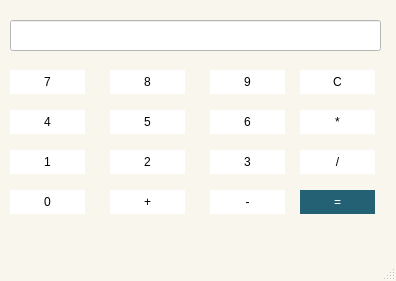
<?xml version="1.0" encoding="UTF-8"?>
<ui version="4.0">
 <class>Calculator</class>
 <widget class="QMainWindow" name="Calculator">
  <property name="geometry">
   <rect>
    <x>0</x>
    <y>0</y>
    <width>396</width>
    <height>281</height>
   </rect>
  </property>
  <property name="windowTitle">
   <string>Calculator</string>
  </property>
  <property name="autoFillBackground">
   <bool>false</bool>
  </property>
  <property name="styleSheet">
   <string notr="true">QMainWindow{
	background-color:#F9F6EE;
}</string>
  </property>
  <widget class="QWidget" name="centralwidget">
   <widget class="QPushButton" name="Button1">
    <property name="geometry">
     <rect>
      <x>10</x>
      <y>150</y>
      <width>75</width>
      <height>24</height>
     </rect>
    </property>
    <property name="styleSheet">
     <string notr="true">QPushButton{
	background-color:white;
	padding:5px;
	border:0;
}</string>
    </property>
    <property name="text">
     <string>1</string>
    </property>
   </widget>
   <widget class="QPushButton" name="Button2">
    <property name="geometry">
     <rect>
      <x>110</x>
      <y>150</y>
      <width>75</width>
      <height>24</height>
     </rect>
    </property>
    <property name="styleSheet">
     <string notr="true">QPushButton{
	background-color:white;
	padding:5px;
	border:0;
}</string>
    </property>
    <property name="text">
     <string>2</string>
    </property>
   </widget>
   <widget class="QPushButton" name="Button3">
    <property name="geometry">
     <rect>
      <x>210</x>
      <y>150</y>
      <width>75</width>
      <height>24</height>
     </rect>
    </property>
    <property name="styleSheet">
     <string notr="true">QPushButton{
	background-color:white;
	padding:5px;
	border:0;
}</string>
    </property>
    <property name="text">
     <string>3</string>
    </property>
   </widget>
   <widget class="QPushButton" name="Button4">
    <property name="geometry">
     <rect>
      <x>10</x>
      <y>110</y>
      <width>75</width>
      <height>24</height>
     </rect>
    </property>
    <property name="styleSheet">
     <string notr="true">QPushButton{
	background-color:white;
	padding:5px;
	border:0;
}</string>
    </property>
    <property name="text">
     <string>4</string>
    </property>
   </widget>
   <widget class="QPushButton" name="Button5">
    <property name="geometry">
     <rect>
      <x>110</x>
      <y>110</y>
      <width>75</width>
      <height>24</height>
     </rect>
    </property>
    <property name="styleSheet">
     <string notr="true">QPushButton{
	background-color:white;
	padding:5px;
	border:0;
}</string>
    </property>
    <property name="text">
     <string>5</string>
    </property>
   </widget>
   <widget class="QPushButton" name="Button6">
    <property name="geometry">
     <rect>
      <x>210</x>
      <y>110</y>
      <width>75</width>
      <height>24</height>
     </rect>
    </property>
    <property name="styleSheet">
     <string notr="true">QPushButton{
	background-color:white;
	padding:5px;
	border:0;
}</string>
    </property>
    <property name="text">
     <string>6</string>
    </property>
   </widget>
   <widget class="QPushButton" name="Button_plus">
    <property name="geometry">
     <rect>
      <x>110</x>
      <y>190</y>
      <width>75</width>
      <height>24</height>
     </rect>
    </property>
    <property name="styleSheet">
     <string notr="true">QPushButton{
	background-color:white;
	padding:5px;
	border:0;
}</string>
    </property>
    <property name="text">
     <string>+</string>
    </property>
   </widget>
   <widget class="QPushButton" name="Button_minus">
    <property name="geometry">
     <rect>
      <x>210</x>
      <y>190</y>
      <width>75</width>
      <height>24</height>
     </rect>
    </property>
    <property name="styleSheet">
     <string notr="true">QPushButton{
	background-color:white;
	padding:5px;
	border:0;
}</string>
    </property>
    <property name="text">
     <string>-</string>
    </property>
   </widget>
   <widget class="QPushButton" name="Button7">
    <property name="geometry">
     <rect>
      <x>10</x>
      <y>70</y>
      <width>75</width>
      <height>24</height>
     </rect>
    </property>
    <property name="styleSheet">
     <string notr="true">QPushButton{
	background-color:white;
	padding:5px;
	border:0;
}</string>
    </property>
    <property name="text">
     <string>7</string>
    </property>
   </widget>
   <widget class="QPushButton" name="Button8">
    <property name="geometry">
     <rect>
      <x>110</x>
      <y>70</y>
      <width>75</width>
      <height>24</height>
     </rect>
    </property>
    <property name="styleSheet">
     <string notr="true">QPushButton{
	background-color:white;
	padding:5px;
	border:0;
}</string>
    </property>
    <property name="text">
     <string>8</string>
    </property>
   </widget>
   <widget class="QPushButton" name="Button9">
    <property name="geometry">
     <rect>
      <x>210</x>
      <y>70</y>
      <width>75</width>
      <height>24</height>
     </rect>
    </property>
    <property name="styleSheet">
     <string notr="true">QPushButton{
	background-color:white;
	padding:5px;
	border:0;
}</string>
    </property>
    <property name="text">
     <string>9</string>
    </property>
   </widget>
   <widget class="QPushButton" name="Button0">
    <property name="geometry">
     <rect>
      <x>10</x>
      <y>190</y>
      <width>75</width>
      <height>24</height>
     </rect>
    </property>
    <property name="styleSheet">
     <string notr="true">QPushButton{
	background-color:white;
	padding:5px;
	border:0;
}</string>
    </property>
    <property name="text">
     <string>0</string>
    </property>
   </widget>
   <widget class="QPushButton" name="Button_multiple">
    <property name="geometry">
     <rect>
      <x>300</x>
      <y>110</y>
      <width>75</width>
      <height>24</height>
     </rect>
    </property>
    <property name="styleSheet">
     <string notr="true">QPushButton{
	background-color:white;
	padding:5px;
	border:0;
}</string>
    </property>
    <property name="text">
     <string>*</string>
    </property>
   </widget>
   <widget class="QPushButton" name="Button_egal">
    <property name="geometry">
     <rect>
      <x>300</x>
      <y>190</y>
      <width>75</width>
      <height>24</height>
     </rect>
    </property>
    <property name="toolTip">
     <string>&lt;html&gt;&lt;head/&gt;&lt;body&gt;&lt;p&gt;QPushButton {&lt;/p&gt;&lt;p&gt;    background-color: #007BFF;&lt;/p&gt;&lt;p&gt;    color: white;&lt;/p&gt;&lt;p&gt;    border: none;&lt;/p&gt;&lt;p&gt;    padding: 10px;&lt;/p&gt;&lt;p&gt;}&lt;/p&gt;&lt;p&gt;QPushButton:hover {&lt;/p&gt;&lt;p&gt;    background-color: #0056b3;&lt;/p&gt;&lt;p&gt;}&lt;/p&gt;&lt;p&gt;QPushButton:pressed {&lt;/p&gt;&lt;p&gt;    background-color: #004085;&lt;/p&gt;&lt;p&gt;}&lt;/p&gt;&lt;p&gt;&lt;br/&gt;&lt;/p&gt;&lt;/body&gt;&lt;/html&gt;</string>
    </property>
    <property name="whatsThis">
     <string/>
    </property>
    <property name="styleSheet">
     <string notr="true">QPushButton{
	background-color:#246175;
	padding:5px;
	border:0;
	color:white;
}</string>
    </property>
    <property name="text">
     <string>=</string>
    </property>
   </widget>
   <widget class="QPushButton" name="Button_divide">
    <property name="geometry">
     <rect>
      <x>300</x>
      <y>150</y>
      <width>75</width>
      <height>24</height>
     </rect>
    </property>
    <property name="styleSheet">
     <string notr="true">QPushButton{
	background-color:white;
	padding:5px;
	border:0;
}</string>
    </property>
    <property name="text">
     <string>/</string>
    </property>
   </widget>
   <widget class="QLineEdit" name="Display">
    <property name="geometry">
     <rect>
      <x>10</x>
      <y>20</y>
      <width>371</width>
      <height>31</height>
     </rect>
    </property>
    <property name="styleSheet">
     <string notr="true">QLineEdit{
	background-color:white;
}</string>
    </property>
    <property name="text">
     <string/>
    </property>
   </widget>
   <widget class="QPushButton" name="Button_clear">
    <property name="geometry">
     <rect>
      <x>300</x>
      <y>70</y>
      <width>75</width>
      <height>24</height>
     </rect>
    </property>
    <property name="styleSheet">
     <string notr="true">QPushButton{
	background-color:white;
	padding:5px;
	border:0;
}</string>
    </property>
    <property name="text">
     <string>C</string>
    </property>
   </widget>
  </widget>
  <widget class="QStatusBar" name="statusbar"/>
 </widget>
 <resources/>
 <connections/>
</ui>
